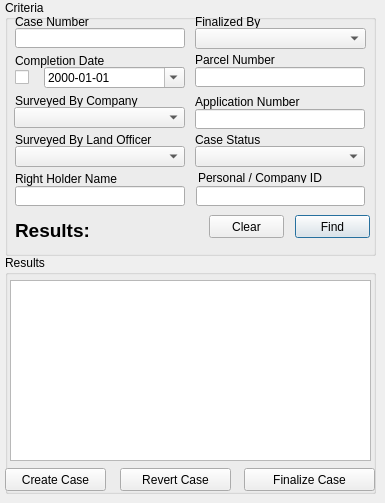
      <widget class="QWidget" name="maintenance_tab">
       <attribute name="title">
        <string>Maitenance Case</string>
       </attribute>
       <widget class="QGroupBox" name="groupBox_20">
        <property name="geometry">
         <rect>
          <x>5</x>
          <y>255</y>
          <width>371</width>
          <height>239</height>
         </rect>
        </property>
        <property name="title">
         <string>Results</string>
        </property>
        <widget class="QTableWidget" name="case_results_twidget">
         <property name="geometry">
          <rect>
           <x>5</x>
           <y>25</y>
           <width>361</width>
           <height>181</height>
          </rect>
         </property>
         <property name="selectionMode">
          <enum>QAbstractItemView::ExtendedSelection</enum>
         </property>
        </widget>
        <widget class="QPushButton" name="case_finalize_button">
         <property name="geometry">
          <rect>
           <x>239</x>
           <y>213</y>
           <width>131</width>
           <height>23</height>
          </rect>
         </property>
         <property name="text">
          <string>Finalize Case</string>
         </property>
        </widget>
        <widget class="QPushButton" name="case_revert_button">
         <property name="geometry">
          <rect>
           <x>115</x>
           <y>213</y>
           <width>111</width>
           <height>23</height>
          </rect>
         </property>
         <property name="text">
          <string>Revert Case</string>
         </property>
        </widget>
        <widget class="QPushButton" name="case_create_button">
         <property name="geometry">
          <rect>
           <x>0</x>
           <y>213</y>
           <width>101</width>
           <height>23</height>
          </rect>
         </property>
         <property name="text">
          <string>Create Case</string>
         </property>
        </widget>
       </widget>
       <widget class="QGroupBox" name="groupBox_21">
        <property name="geometry">
         <rect>
          <x>5</x>
          <y>0</y>
          <width>371</width>
          <height>256</height>
         </rect>
        </property>
        <property name="title">
         <string>Criteria</string>
        </property>
        <widget class="QLineEdit" name="case_no_edit">
         <property name="geometry">
          <rect>
           <x>10</x>
           <y>28</y>
           <width>170</width>
           <height>20</height>
          </rect>
         </property>
        </widget>
        <widget class="QLineEdit" name="case_parcel_no_edit">
         <property name="geometry">
          <rect>
           <x>190</x>
           <y>67</y>
           <width>170</width>
           <height>20</height>
          </rect>
         </property>
        </widget>
        <widget class="QLabel" name="label_50">
         <property name="geometry">
          <rect>
           <x>10</x>
           <y>13</y>
           <width>170</width>
           <height>17</height>
          </rect>
         </property>
         <property name="text">
          <string>Case Number</string>
         </property>
        </widget>
        <widget class="QLabel" name="label_51">
         <property name="geometry">
          <rect>
           <x>10</x>
           <y>52</y>
           <width>170</width>
           <height>17</height>
          </rect>
         </property>
         <property name="text">
          <string>Completion Date</string>
         </property>
        </widget>
        <widget class="QLabel" name="label_52">
         <property name="geometry">
          <rect>
           <x>10</x>
           <y>92</y>
           <width>170</width>
           <height>17</height>
          </rect>
         </property>
         <property name="text">
          <string>Surveyed By Company</string>
         </property>
        </widget>
        <widget class="QLabel" name="label_53">
         <property name="geometry">
          <rect>
           <x>190</x>
           <y>13</y>
           <width>170</width>
           <height>17</height>
          </rect>
         </property>
         <property name="text">
          <string>Finalized By</string>
         </property>
        </widget>
        <widget class="QLabel" name="label_54">
         <property name="geometry">
          <rect>
           <x>190</x>
           <y>52</y>
           <width>170</width>
           <height>16</height>
          </rect>
         </property>
         <property name="text">
          <string>Parcel Number</string>
         </property>
        </widget>
        <widget class="QDateEdit" name="case_completion_date_edit">
         <property name="geometry">
          <rect>
           <x>39</x>
           <y>67</y>
           <width>141</width>
           <height>21</height>
          </rect>
         </property>
         <property name="displayFormat">
          <string>yyyy-MM-dd</string>
         </property>
         <property name="calendarPopup">
          <bool>true</bool>
         </property>
        </widget>
        <widget class="QPushButton" name="case_clear_button">
         <property name="geometry">
          <rect>
           <x>204</x>
           <y>215</y>
           <width>75</width>
           <height>23</height>
          </rect>
         </property>
         <property name="text">
          <string>Clear</string>
         </property>
        </widget>
        <widget class="QPushButton" name="case_find_button">
         <property name="geometry">
          <rect>
           <x>290</x>
           <y>215</y>
           <width>75</width>
           <height>23</height>
          </rect>
         </property>
         <property name="text">
          <string>Find</string>
         </property>
         <property name="default">
          <bool>true</bool>
         </property>
        </widget>
        <widget class="QCheckBox" name="case_completion_date_checkbox">
         <property name="geometry">
          <rect>
           <x>10</x>
           <y>67</y>
           <width>21</width>
           <height>20</height>
          </rect>
         </property>
         <property name="text">
          <string/>
         </property>
        </widget>
        <widget class="QLabel" name="case_results_label">
         <property name="geometry">
          <rect>
           <x>10</x>
           <y>220</y>
           <width>111</width>
           <height>20</height>
          </rect>
         </property>
         <property name="font">
          <font>
           <family>Lucida Grande</family>
           <pointsize>14</pointsize>
           <weight>75</weight>
           <bold>true</bold>
          </font>
         </property>
         <property name="text">
          <string>Results:</string>
         </property>
         <property name="alignment">
          <set>Qt::AlignLeading|Qt::AlignLeft|Qt::AlignVCenter</set>
         </property>
        </widget>
        <widget class="QComboBox" name="surveyed_by_company_cbox">
         <property name="geometry">
          <rect>
           <x>9</x>
           <y>107</y>
           <width>171</width>
           <height>21</height>
          </rect>
         </property>
        </widget>
        <widget class="QComboBox" name="surveyed_by_land_officer_cbox">
         <property name="geometry">
          <rect>
           <x>10</x>
           <y>146</y>
           <width>170</width>
           <height>21</height>
          </rect>
         </property>
        </widget>
        <widget class="QLabel" name="label_56">
         <property name="geometry">
          <rect>
           <x>10</x>
           <y>131</y>
           <width>170</width>
           <height>17</height>
          </rect>
         </property>
         <property name="text">
          <string>Surveyed By Land Officer</string>
         </property>
        </widget>
        <widget class="QComboBox" name="finalized_by_cbox">
         <property name="geometry">
          <rect>
           <x>190</x>
           <y>28</y>
           <width>171</width>
           <height>21</height>
          </rect>
         </property>
        </widget>
        <widget class="QComboBox" name="case_status_cbox">
         <property name="geometry">
          <rect>
           <x>190</x>
           <y>146</y>
           <width>170</width>
           <height>21</height>
          </rect>
         </property>
        </widget>
        <widget class="QLabel" name="label_58">
         <property name="geometry">
          <rect>
           <x>190</x>
           <y>131</y>
           <width>170</width>
           <height>17</height>
          </rect>
         </property>
         <property name="text">
          <string>Case Status</string>
         </property>
        </widget>
        <widget class="QLabel" name="label_57">
         <property name="geometry">
          <rect>
           <x>190</x>
           <y>94</y>
           <width>170</width>
           <height>16</height>
          </rect>
         </property>
         <property name="text">
          <string>Application Number</string>
         </property>
        </widget>
        <widget class="QLineEdit" name="case_app_no_edit">
         <property name="geometry">
          <rect>
           <x>190</x>
           <y>109</y>
           <width>170</width>
           <height>20</height>
          </rect>
         </property>
        </widget>
        <widget class="QLineEdit" name="personal_case_edit">
         <property name="geometry">
          <rect>
           <x>191</x>
           <y>186</y>
           <width>169</width>
           <height>20</height>
          </rect>
         </property>
        </widget>
        <widget class="QLabel" name="label_81">
         <property name="geometry">
          <rect>
           <x>193</x>
           <y>173</y>
           <width>153</width>
           <height>10</height>
          </rect>
         </property>
         <property name="text">
          <string>Personal / Company ID</string>
         </property>
        </widget>
        <widget class="QLabel" name="label_82">
         <property name="geometry">
          <rect>
           <x>10</x>
           <y>170</y>
           <width>171</width>
           <height>17</height>
          </rect>
         </property>
         <property name="text">
          <string>Right Holder Name</string>
         </property>
        </widget>
        <widget class="QLineEdit" name="case_right_holder_name_edit">
         <property name="geometry">
          <rect>
           <x>10</x>
           <y>186</y>
           <width>170</width>
           <height>20</height>
          </rect>
         </property>
         <property name="toolTip">
          <string>insert a comma to search for first and surname: surname, first_name</string>
         </property>
        </widget>
       </widget>
      </widget>
